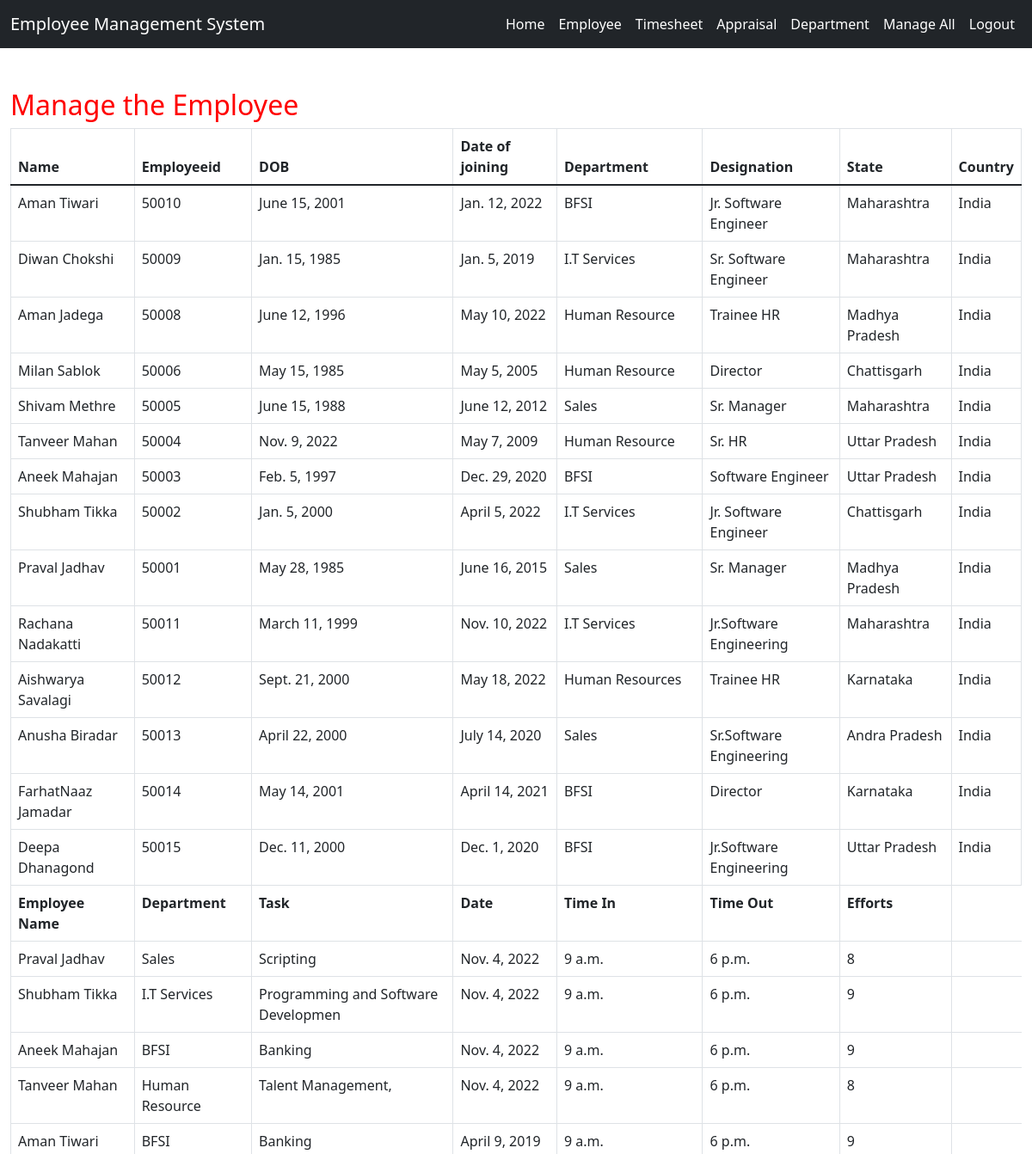
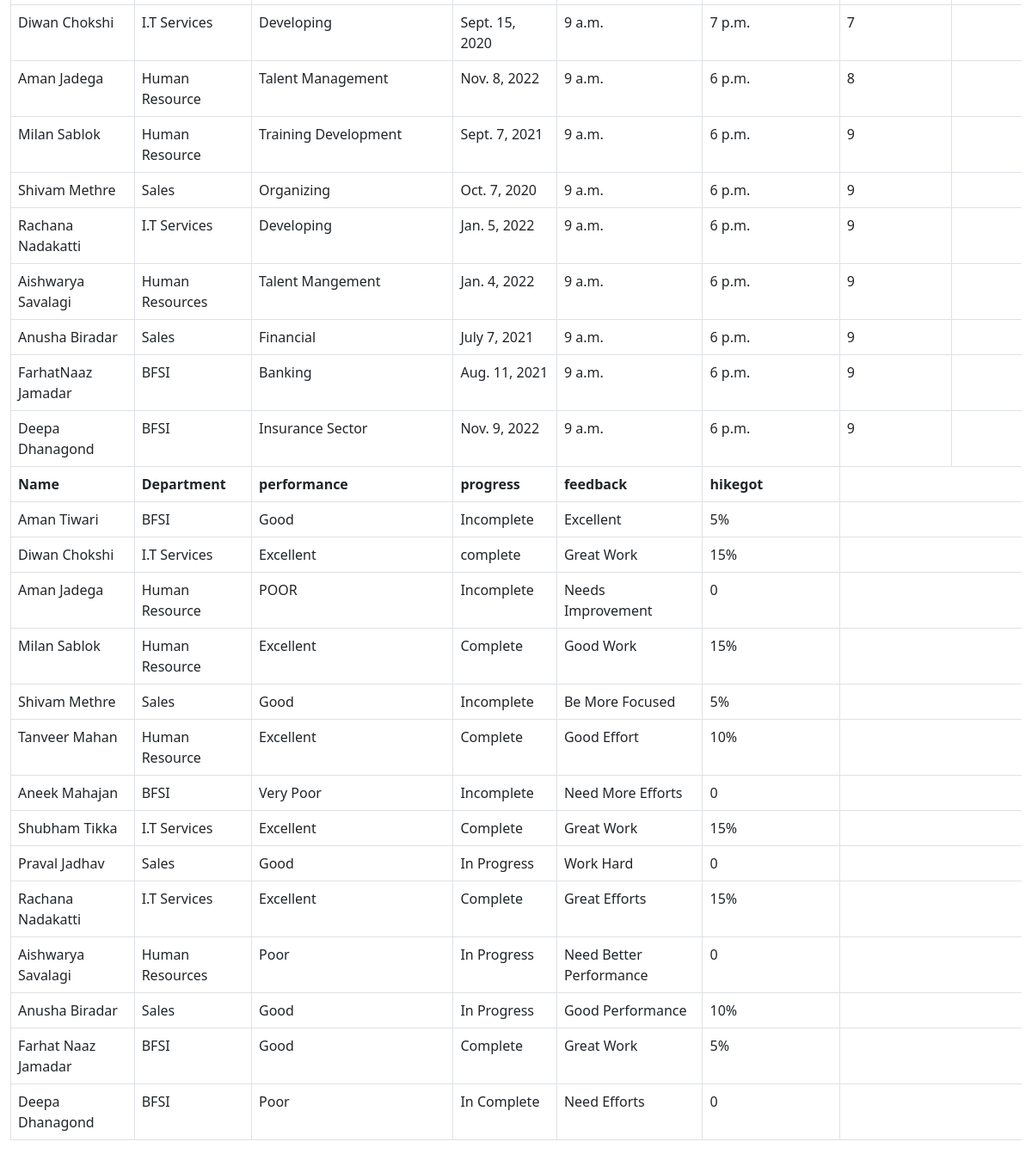
Page /manage-list (signed in) on the committed database (2 pictures, top to bottom).
### Employeeapp_/models.py (models this page shows, shortened)
class Employe(models.Model):
    name = models.CharField(max_length=35, null=True, blank=True)
    dob = models.DateField(null=True, blank=True)
    doj = models.DateField(null=True, blank=True)
    department = models.CharField(max_length=40, null=True, blank=True)
    post = models.CharField(max_length=40, null=True, blank=True)
    address = models.CharField(max_length=100, null=True, blank=True)
    employeeid = models.CharField(max_length=40,primary_key=True)
    country = models.CharField(max_length=35, null=True, blank=True)
    zipcode = models.CharField(max_length=20, null=True, blank=True)
    state = models.CharField(max_length=30, null=True, blank=True)
    active = models.BooleanField(default=True)
    leave_count = models.IntegerField(null=True, blank=True, default=0)
    on_leave = models.BooleanField(default=False)

class Timesheets(models.Model):
    EmoloyeeName=models.CharField(max_length=35,null=True, blank=True)
    department=models.CharField(max_length=100,null=True, blank=True)
    task=models.CharField(max_length=35,null=True, blank=True)
    date=models.DateField(max_length=35,null=True, blank=True)
    timeIn=models.TimeField(max_length=35,null=True, blank=True)
    timeOut=models.TimeField(max_length=35,null=True, blank=True)
    efforts=models.IntegerField(null=True, blank=True)

class Appraisals(models.Model):
    Name=models.CharField(max_length=35,null=True, blank=True)
    Department=models.CharField(max_length=35,null=True, blank=True)
    performance=models.CharField(max_length=35,null=True, blank=True)
    salary=models.CharField(max_length=35,null=True, blank=True)
    progress=models.CharField(max_length=35,null=True, blank=True)
    feedback=models.CharField(max_length=35,null=True, blank=True)
    hikegot=models.CharField(max_length=35,null=True, blank=True)

### Employeeapp_/views.py (the view)
# urls.py: path('manage-list',views.manage_all, name="manage_list"),
@login_required
@staff_member_required
def manage_all(request):
    em_dta = Employe.objects.filter()
    em_dta1 = Timesheets.objects.filter()
    em_dta2 = Appraisals.objects.filter()
    bit = {'employee':em_dta,'timesheets':em_dta1,'Appraisal':em_dta2}
    return render(request, 'manage.html',bit)

### Employeeapp_/templates/manage.html (shortened to what this page needs)
{% extends 'home.html' %}
{% block body %}
<link rel = stylesheet href = "//cdn.datatables.net/1.10.19/css/jquery.dataTables.min.css" defer>
<div  class="container-fluid">
        <h2 style="color:red;margin-top:4%"> Manage the Employee
        </h2>
        <table class="table table-bordered" id="myTable">
  <thead>
  <tr>
    <th>Name</th>
    <th>Employeeid</th>
    <th>DOB</th>
    <th>Date of joining</th>
      <th>Department</th>
      <th>Designation</th>
    <th>State</th>
    <th>Country</th>
    </tr>
  </thead>
   <tbody>
    {% for i in employee %}
    <tr>
    <td>{{i.name}}</td>
    <td>{{i.employeeid}}</td>
    <td>{{i.dob}}</td>
    <td>{{i.doj}}</td>
    <td>{{i.department}}</td>
    <td>{{i.post}}</td>
    <td>{{i.state}}</td>
    <td>{{i.country}}</td>
    </tr>
    {% endfor %}
    <tr>
        <th>Employee Name</th>
    <th>Department</th>
    <th>Task</th>
    <th>Date</th>
      <th>Time In</th>
    <th>Time Out</th>
    <th>Efforts</th>
        </tr>
    {% for i in timesheets %}
    <tr>
        <td>{{i.EmoloyeeName}}</td>
        <td>{{i.department}}</td>
        <td>{{i.task}}</td>
          <td>{{i.date}}</td>
          <td>{{i.timeIn}}</td>
          <td>{{i.timeOut}}</td>
          <td>{{i.efforts}}</td>
    </tr>
    {% endfor %}
    <tr>
        <th>Name</th>
    <th>Department</th>
    <th>performance</th>
      <th>progress</th>
    <th>feedback</th>
    <th>hikegot</th>
      </tr>
    {% for i in Appraisal %}
    <tr>
        <td>{{i.Name}}</td>
        <td>{{i.Department}}</td>
        <td>{{i.performance}}</td>
          <td>{{i.progress}}</td>
          <td>{{i.feedback}}</td>
          <td>{{i.hikegot}}</td>
    </tr>
    {% endfor %}
    </tbody>
</table>
</div>
{% endblock  %}

### rows in the picture
Employe: name "Aman Tiwari", employeeid "50010", dob "June 15, 2001", doj "Jan. 12, 2022", department "BFSI", post "Jr. Software Engineer", state "Maharashtra", country "India"
Employe: name "Diwan Chokshi", employeeid "50009", dob "Jan. 15, 1985", doj "Jan. 5, 2019", department "I.T Services", post "Sr. Software Engineer", state "Maharashtra", country "India"
Employe: name "Aman Jadega", employeeid "50008", dob "June 12, 1996", doj "May 10, 2022", department "Human Resource", post "Trainee HR", state "Madhya Pradesh", country "India"
Employe: name "Milan Sablok", employeeid "50006", dob "May 15, 1985", doj "May 5, 2005", department "Human Resource", post "Director", state "Chattisgarh", country "India"
Employe: name "Shivam Methre", employeeid "50005", dob "June 15, 1988", doj "June 12, 2012", department "Sales", post "Sr. Manager", state "Maharashtra", country "India"
Employe: name "Tanveer Mahan", employeeid "50004", dob "Nov. 9, 2022", doj "May 7, 2009", department "Human Resource", post "Sr. HR", state "Uttar Pradesh", country "India"
Employe: name "Aneek Mahajan", employeeid "50003", dob "Feb. 5, 1997", doj "Dec. 29, 2020", department "BFSI", post "Software Engineer", state "Uttar Pradesh", country "India"
Employe: name "Shubham Tikka", employeeid "50002", dob "Jan. 5, 2000", doj "April 5, 2022", department "I.T Services", post "Jr. Software Engineer", state "Chattisgarh", country "India"
Employe: name "Praval Jadhav", employeeid "50001", dob "May 28, 1985", doj "June 16, 2015", department "Sales", post "Sr. Manager", state "Madhya Pradesh", country "India"
Employe: name "Rachana Nadakatti", employeeid "50011", dob "March 11, 1999", doj "Nov. 10, 2022", department "I.T Services", post "Jr.Software Engineering", state "Maharashtra", country "India"
Employe: name "Aishwarya Savalagi", employeeid "50012", dob "Sept. 21, 2000", doj "May 18, 2022", department "Human Resources", post "Trainee HR", state "Karnataka", country "India"
Employe: name "Anusha Biradar", employeeid "50013", dob "April 22, 2000", doj "July 14, 2020", department "Sales", post "Sr.Software Engineering", state "Andra Pradesh", country "India"
Employe: name "FarhatNaaz Jamadar", employeeid "50014", dob "May 14, 2001", doj "April 14, 2021", department "BFSI", post "Director", state "Karnataka", country "India"
Employe: name "Deepa Dhanagond", employeeid "50015", dob "Dec. 11, 2000", doj "Dec. 1, 2020", department "BFSI", post "Jr.Software Engineering", state "Uttar Pradesh", country "India"
Timesheets: EmoloyeeName "Praval Jadhav", department "Sales", task "Scripting", date "Nov. 4, 2022", timeIn "9 a.m.", timeOut "6 p.m.", efforts "8"
Timesheets: EmoloyeeName "Shubham Tikka", department "I.T Services", task "Programming and Software Developmen", date "Nov. 4, 2022", timeIn "9 a.m.", timeOut "6 p.m.", efforts "9"
Timesheets: EmoloyeeName "Aneek Mahajan", department "BFSI", task "Banking", date "Nov. 4, 2022", timeIn "9 a.m.", timeOut "6 p.m.", efforts "9"
Timesheets: EmoloyeeName "Tanveer Mahan", department "Human Resource", task "Talent Management,", date "Nov. 4, 2022", timeIn "9 a.m.", timeOut "6 p.m.", efforts "8"
Timesheets: EmoloyeeName "Aman Tiwari", department "BFSI", task "Banking", date "April 9, 2019", timeIn "9 a.m.", timeOut "6 p.m.", efforts "9"
Timesheets: EmoloyeeName "Diwan Chokshi", department "I.T Services", task "Developing", date "Sept. 15, 2020", timeIn "9 a.m.", timeOut "7 p.m.", efforts "7"
Timesheets: EmoloyeeName "Aman Jadega", department "Human Resource", task "Talent Management", date "Nov. 8, 2022", timeIn "9 a.m.", timeOut "6 p.m.", efforts "8"
Timesheets: EmoloyeeName "Milan Sablok", department "Human Resource", task "Training Development", date "Sept. 7, 2021", timeIn "9 a.m.", timeOut "6 p.m.", efforts "9"
Timesheets: EmoloyeeName "Shivam Methre", department "Sales", task "Organizing", date "Oct. 7, 2020", timeIn "9 a.m.", timeOut "6 p.m.", efforts "9"
Timesheets: EmoloyeeName "Rachana Nadakatti", department "I.T Services", task "Developing", date "Jan. 5, 2022", timeIn "9 a.m.", timeOut "6 p.m.", efforts "9"
Timesheets: EmoloyeeName "Aishwarya Savalagi", department "Human Resources", task "Talent Mangement", date "Jan. 4, 2022", timeIn "9 a.m.", timeOut "6 p.m.", efforts "9"
Timesheets: EmoloyeeName "Anusha Biradar", department "Sales", task "Financial", date "July 7, 2021", timeIn "9 a.m.", timeOut "6 p.m.", efforts "9"
Timesheets: EmoloyeeName "FarhatNaaz Jamadar", department "BFSI", task "Banking", date "Aug. 11, 2021", timeIn "9 a.m.", timeOut "6 p.m.", efforts "9"
Timesheets: EmoloyeeName "Deepa Dhanagond", department "BFSI", task "Insurance Sector", date "Nov. 9, 2022", timeIn "9 a.m.", timeOut "6 p.m.", efforts "9"
Appraisals: Name "Aman Tiwari", Department "BFSI", performance "Good", progress "Incomplete", feedback "Excellent", hikegot "5%"
Appraisals: Name "Diwan Chokshi", Department "I.T Services", performance "Excellent", progress "complete", feedback "Great Work", hikegot "15%"
Appraisals: Name "Aman Jadega", Department "Human Resource", performance "POOR", progress "Incomplete", feedback "Needs Improvement", hikegot "0"
Appraisals: Name "Milan Sablok", Department "Human Resource", performance "Excellent", progress "Complete", feedback "Good Work", hikegot "15%"
Appraisals: Name "Shivam Methre", Department "Sales", performance "Good", progress "Incomplete", feedback "Be More Focused", hikegot "5%"
Appraisals: Name "Tanveer Mahan", Department "Human Resource", performance "Excellent", progress "Complete", feedback "Good Effort", hikegot "10%"
Appraisals: Name "Aneek Mahajan", Department "BFSI", performance "Very Poor", progress "Incomplete", feedback "Need More Efforts", hikegot "0"
Appraisals: Name "Shubham Tikka", Department "I.T Services", performance "Excellent", progress "Complete", feedback "Great Work", hikegot "15%"
Appraisals: Name "Praval Jadhav", Department "Sales", performance "Good", progress "In Progress", feedback "Work Hard", hikegot "0"
Appraisals: Name "Rachana Nadakatti", Department "I.T Services", performance "Excellent", progress "Complete", feedback "Great Efforts", hikegot "15%"
Appraisals: Name "Aishwarya Savalagi", Department "Human Resources", performance "Poor", progress "In Progress", feedback "Need Better Performance", hikegot "0"
Appraisals: Name "Anusha Biradar", Department "Sales", performance "Good", progress "In Progress", feedback "Good Performance", hikegot "10%"
Appraisals: Name "Farhat Naaz Jamadar", Department "BFSI", performance "Good", progress "Complete", feedback "Great Work", hikegot "5%"
Appraisals: Name "Deepa Dhanagond", Department "BFSI", performance "Poor", progress "In Complete", feedback "Need Efforts", hikegot "0"
